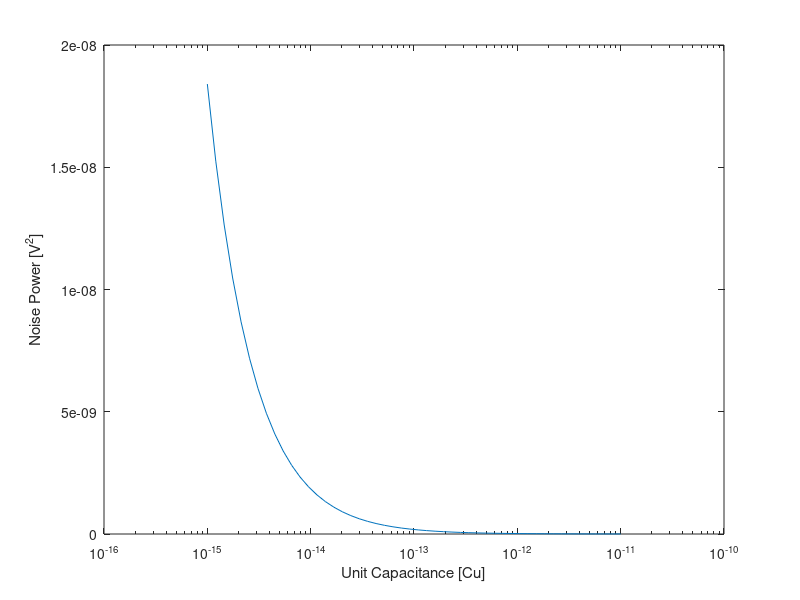

The MATLAB script that drew this image:
k = 1.3087 * 10^-23;    %Boltzmann Constant
T = 300;                %Temp = 300 Kelvin
Cu = logspace(-11,-15)


f = (1.2*k*T)./((2^8).*Cu);
semilogx(Cu,f)

xlabel('Unit Capacitance [Cu]')
ylabel('Noise Power [V^2]')